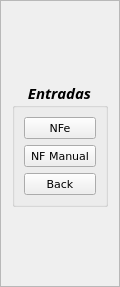
       <widget class="QFrame" name="Entrada_Frame">
        <property name="geometry">
         <rect>
          <x>0</x>
          <y>0</y>
          <width>120</width>
          <height>287</height>
         </rect>
        </property>
        <property name="autoFillBackground">
         <bool>true</bool>
        </property>
        <property name="frameShape">
         <enum>QFrame::StyledPanel</enum>
        </property>
        <property name="frameShadow">
         <enum>QFrame::Raised</enum>
        </property>
        <layout class="QGridLayout" name="gridLayout_12">
         <item row="0" column="0">
          <widget class="QGroupBox" name="EntradasMenu">
           <property name="enabled">
            <bool>true</bool>
           </property>
           <property name="sizePolicy">
            <sizepolicy hsizetype="Fixed" vsizetype="Fixed">
             <horstretch>0</horstretch>
             <verstretch>0</verstretch>
            </sizepolicy>
           </property>
           <property name="minimumSize">
            <size>
             <width>10</width>
             <height>0</height>
            </size>
           </property>
           <property name="sizeIncrement">
            <size>
             <width>0</width>
             <height>0</height>
            </size>
           </property>
           <property name="font">
            <font>
             <family>Sitka Display</family>
             <pointsize>11</pointsize>
             <weight>75</weight>
             <italic>true</italic>
             <bold>true</bold>
             <strikeout>false</strikeout>
             <kerning>true</kerning>
            </font>
           </property>
           <property name="title">
            <string>Entradas</string>
           </property>
           <property name="alignment">
            <set>Qt::AlignCenter</set>
           </property>
           <layout class="QGridLayout" name="gridLayout_13">
            <item row="0" column="0">
             <widget class="QPushButton" name="NFe_Button">
              <property name="font">
               <font>
                <family>Verdana</family>
                <pointsize>8</pointsize>
                <weight>50</weight>
                <italic>false</italic>
                <bold>false</bold>
               </font>
              </property>
              <property name="text">
               <string>NFe</string>
              </property>
             </widget>
            </item>
            <item row="3" column="0">
             <widget class="QPushButton" name="EntraBack_Button">
              <property name="font">
               <font>
                <family>Verdana</family>
                <pointsize>8</pointsize>
                <weight>50</weight>
                <italic>false</italic>
                <bold>false</bold>
               </font>
              </property>
              <property name="text">
               <string>Back</string>
              </property>
             </widget>
            </item>
            <item row="1" column="0">
             <widget class="QPushButton" name="NF_Button">
              <property name="font">
               <font>
                <family>Verdana</family>
                <pointsize>8</pointsize>
                <weight>50</weight>
                <italic>false</italic>
                <bold>false</bold>
               </font>
              </property>
              <property name="text">
               <string>NF Manual</string>
              </property>
             </widget>
            </item>
           </layout>
          </widget>
         </item>
        </layout>
       </widget>
